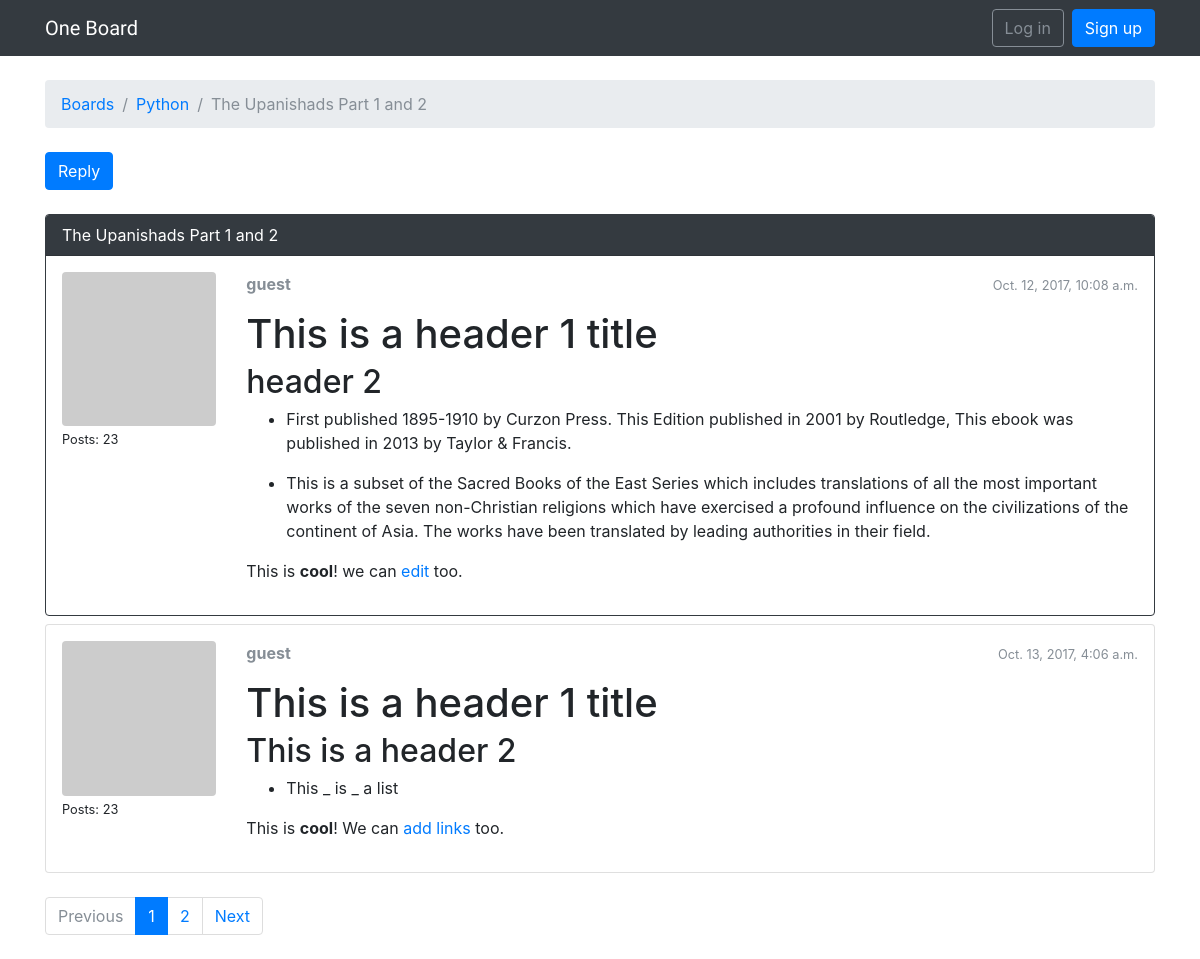
/boards/2/topics/8/, run on the app's committed database.
### boards/models.py (models this page shows, shortened)
class Topic(models.Model):
    subject = models.CharField(max_length=255)
    last_updated = models.DateTimeField(auto_now_add=True)
    board = models.ForeignKey(Board, related_name='topics')
    starter = models.ForeignKey(User, related_name='topics')
    views = models.PositiveIntegerField(default=0)

class Board(models.Model):
    name = models.CharField(max_length=30, unique=True)
    description = models.CharField(max_length=100)

class Post(models.Model):
    message = models.TextField(max_length=4000)
    topic = models.ForeignKey(Topic, related_name='posts')
    created_at = models.DateTimeField(auto_now_add=True)
    updated_at = models.DateTimeField(null=True)
    created_by = models.ForeignKey(User, related_name='posts')
    updated_by = models.ForeignKey(User, null=True, related_name='+')
    def get_message_as_markdown(self):
        return mark_safe(markdown(self.message, safe_mode='escape'))

### boards/views.py (the view)
# urls.py: url(r'^boards/(?P<pk>\d+)/topics/(?P<topic_pk>\d+)/$', views.PostListView.as_view(), name='topic_posts'),
class PostListView(ListView):
    model = Post
    context_object_name = 'posts'
    template_name = 'topic_posts.html'
    paginate_by = 2
    def get_context_data(self, **kwargs):
        self.topic.views += 1
        self.topic.save()
        kwargs['topic'] = self.topic
        return super().get_context_data(**kwargs)
    def get_queryset(self):
        self.topic = get_object_or_404(Topic, board__pk=self.kwargs.get('pk'), pk=self.kwargs.get('topic_pk'))
        queryset = self.topic.posts.order_by('created_at')
        return queryset

### boards/templatetags/gravatar.py (called while the page is built)
@register.filter
def gravatar(user):
    email = user.email.lower().encode('utf-8')
    default = 'mm'
    size = 256
    url = 'https://www.gravatar.com/avatar/{md5}?{params}'.format(
        md5=hashlib.md5(email).hexdigest(),
        params=urlencode({'d': default, 's': str(size)})
    )
    return url

### templates/topic_posts.html (shortened to what this page needs)
{% extends 'base.html' %}
{% load gravatar %}
{% block breadcrumb %}
  <li class="breadcrumb-item"><a href="{% url 'home' %}">Boards</a></li>
  <li class="breadcrumb-item"><a href="{% url 'board_topics' topic.board.pk %}">{{ topic.board.name }}</a></li>
  <li class="breadcrumb-item active">{{ topic.subject }}</li>
{% endblock %}
{% block content %}
  <div class="mb-4">
    <a href="{% url 'reply_topic' topic.board.pk topic.pk %}" class="btn btn-primary" role="button">Reply</a>
  </div>
  {% for post in posts %}
    <div class="card {% if forloop.last %}mb-4{% else %}mb-2{% endif %} {% if forloop.first %}border-dark{% endif %}">
      {% if forloop.first %}
        <div class="card-header text-white bg-dark py-2 px-3">{{ topic.subject }}</div>
      {% endif %}
      <div class="card-body p-3">
        <div class="row">
          <div class="col-2">
            <img src="{{ post.created_by|gravatar }}" alt="{{ post.created_by.username }}" class="w-100 rounded">
            <small>Posts: {{ post.created_by.posts.count }}</small>
          </div>
          <div class="col-10">
            <div class="row mb-3">
              <div class="col-6">
                <strong class="text-muted">{{ post.created_by.username }}</strong>
              </div>
              <div class="col-6 text-right">
                <small class="text-muted">{{ post.created_at }}</small>
              </div>
            </div>
            {{ post.get_message_as_markdown }}
          </div>
        </div>
      </div>
    </div>
  {% endfor %}
  {% include 'includes/pagination.html' %}
{% endblock %}

### data on the page
Topic: board.name "Python", subject "The Upanishads Part 1 and 2"
Post: created_by.posts.count "23", created_by.username "guest", created_at "Oct. 12, 2017, 10:08 a.m.", get_message_as_markdown "This is a header 1 title header 2 First published 1895-1910 by Curzon Press. This Edition published in 2001 by Routledge, This ebook was published in 2013 by Taylor & Francis. This is a subset of the Sacred Books of the East Series which includes translations of all the most important works of the seven non-Christian religions which have exercised a profound influence on the civilizations of the continent of Asia. The works have been translated by leading authorities in their field. This is cool ! we can edit too."
Post: created_by.posts.count "23", created_by.username "guest", created_at "Oct. 13, 2017, 4:06 a.m.", get_message_as_markdown "This is a header 1 title This is a header 2 This _ is _ a list This is cool ! We can add links too."

### other printed values
{{ page_num }} "1"
{{ page_num }} "2"
